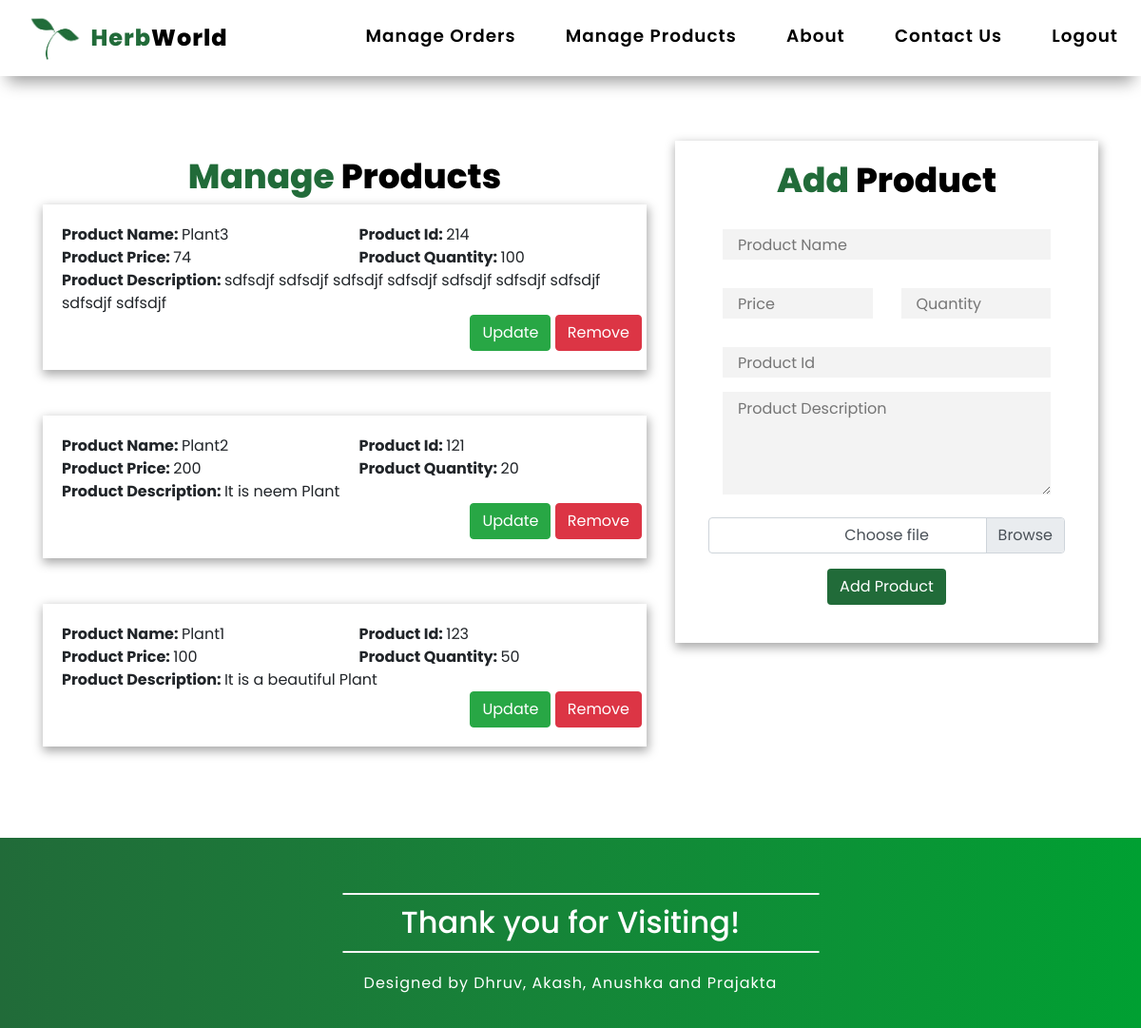
Before: /manageproducts/ (signed in) with the older database file.
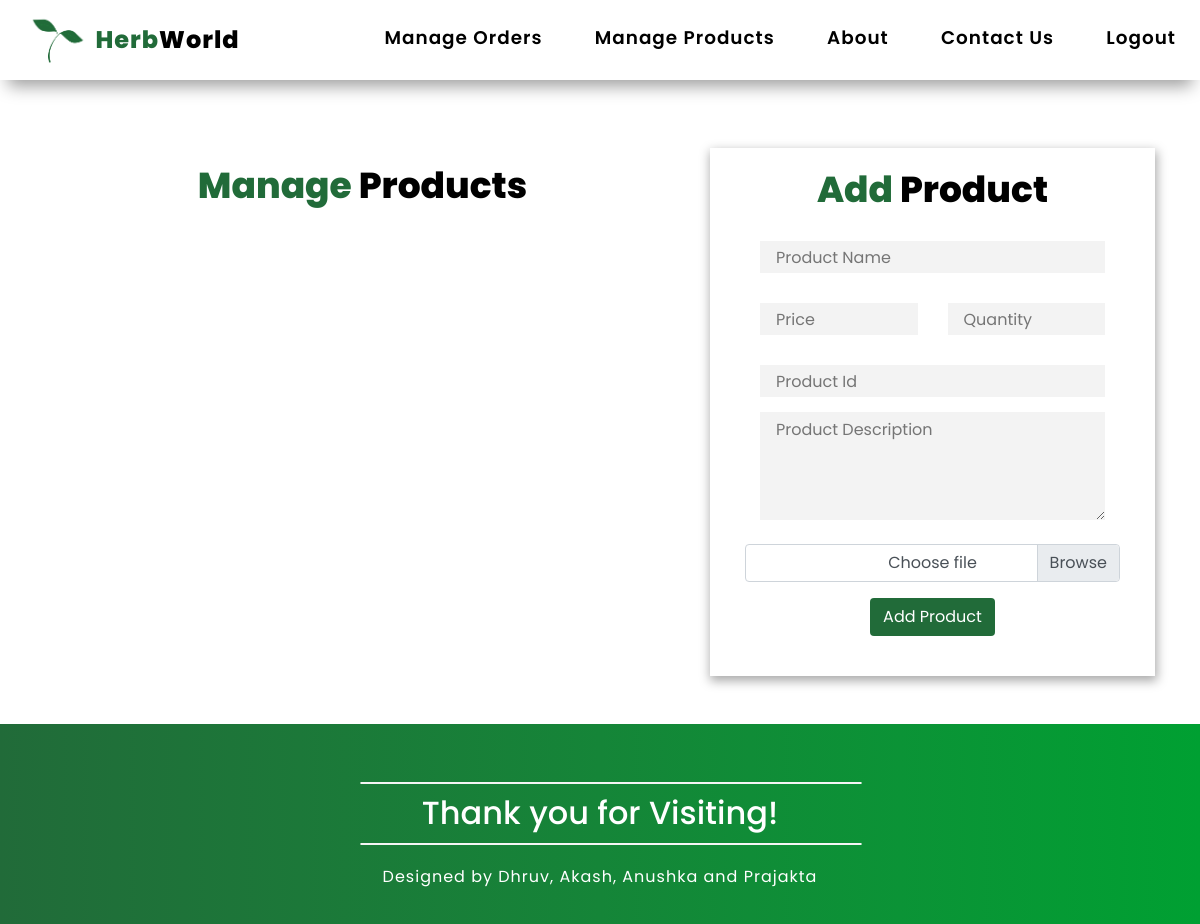
After: the same page with the newer database file.
### herbworldapp/models.py (models this page shows, shortened)
class Product(models.Model):
    name = models.CharField(max_length=50)
    price = models.IntegerField(default=0)
    quantity = models.IntegerField(default=0)
    product_id = models.CharField(max_length=50)
    nursery_id = models.CharField(max_length=50)
    description = models.CharField(max_length=300)
    product_image = models.ImageField(
        null=True, upload_to="herbworldapp/images/", default="herbworldapp/images")

### herbworldapp/views.py (the view)
# urls.py: path("manageproducts/", views.manageProducts, name="manageProducts"),
def manageProducts(request):
    props = Product.objects.filter(
        nursery_id=request.user.username)
    return render(request, 'herbworldapp/manageproducts.html', {'props': props})

### herbworldapp/templates/herbworldapp/manageproducts.html (shortened to what this page needs)
{% extends 'herbworldapp/basic.html' %}
{% load static %}
{% block body %}
<div class="container">
  <div class="row">
    <div class="col col-7 text-center">
      <div class="row  mt-5 pt-3">
        <div class="col text-center">
          <h2 class="loginheading"><span class="loginheading1">Manage </span><span class="loginheading2">Products</span>
        </div>
      </div>
      {% for product in props reversed %}
      <div class="row mb-5">
        <div class="col text-left">
          <div class="productdetails">
            <div class="row">
              <div class="col col-6">
                <strong>Product Name: </strong> {{product.name}}
              </div>
              <div class="col col-6">
                <strong>Product Id: </strong> {{product.product_id}}
              </div>
            </div>
            <div class="row">
              <div class="col col-6">
                <strong>Product Price: </strong> {{product.price}}
              </div>
              <div class="col col-6">
                <strong>Product Quantity: </strong> {{product.quantity}}
              </div>
            </div>
            <div class="row">
              <div class="col"><strong>Product Description: </strong> {{product.description}}</div>
            </div>
            <div class="row justify-content-end">
              <button class="btn btn-success" data-toggle="modal"
               data-target="#updateModal{{product.product_id}}">Update</button>
              <form action="delproduct" method="post">
                  <button type="button buynow" class="btn btn-danger">Remove</button>
              </form>
            </div>
          </div>
        </div>
      </div>
      {% endfor %}
    </div>
    <div class="col col-5 text-center">
      <div class="row mt-5">
        <div class="col">
          <div id="feedback-form">
            <h2 class="loginheading"><span class="loginheading1">Add </span><span class="loginheading2">Product</span>
            </h2>
            <div>
              <form action="addproduct" method="post" enctype="multipart/form-data">
                <input type="text" name="productname" id="productname" placeholder="Product Name"></input>
                <div class="row">
                  <div class="col col-6">
                    <input type="text" name="productprice" id="productprice" placeholder="Price"></input>
                  </div>
                  <div class="col col-6">
                    <input type="text" name="productquantity" id="productquantity" placeholder="Quantity"></input>
                  </div>
                </div>
                <input type="text" name="productid" id="productid" placeholder="Product Id"></input>
                <textarea rows="4" name="productdescription" id="productdescription"
                  placeholder="Product Description"></textarea>
                <br>
                <div class="row d-flex justify-content-center">
                  <div class="custom-file">
                    <label class="custom-file-label" for="prod_image">Choose file</label>
                  </div>
                </div>
                <button type="submit" class="mt-3 btn cardbutton">Add Product</button>
              </form>
            </div>
          </div>
        </div>
      </div>
    </div>
  </div>
</div>
{% endblock %}

Changed rows visible on the page:
removed Product: name "Plant3", product_id "214", price "74", quantity "100", description "sdfsdjf sdfsdjf sdfsdjf sdfsdjf sdfsdjf sdfsdjf sdfsdjf sdfsdjf sdfsdjf"
removed Product: name "Plant2", product_id "121", price "200", quantity "20", description "It is neem Plant"
removed Product: name "Plant1", product_id "123", price "100", quantity "50", description "It is a beautiful Plant"
